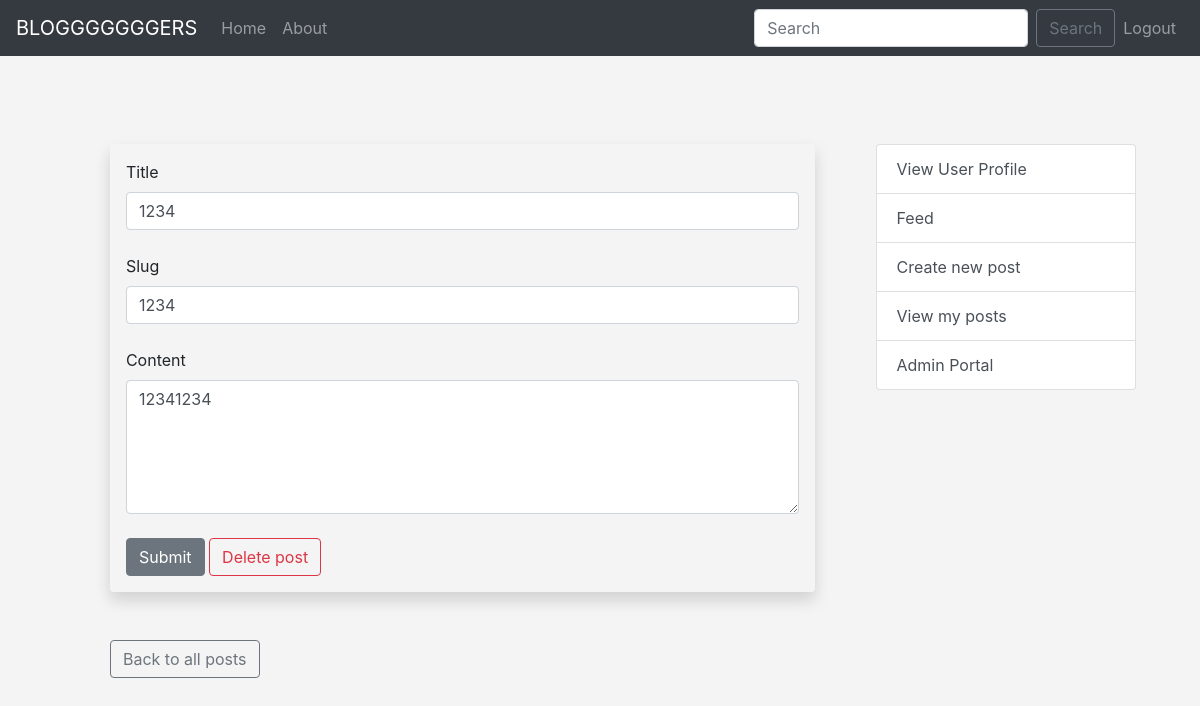
The page /posts/edit/1 (signed in) on the database as committed earlier.
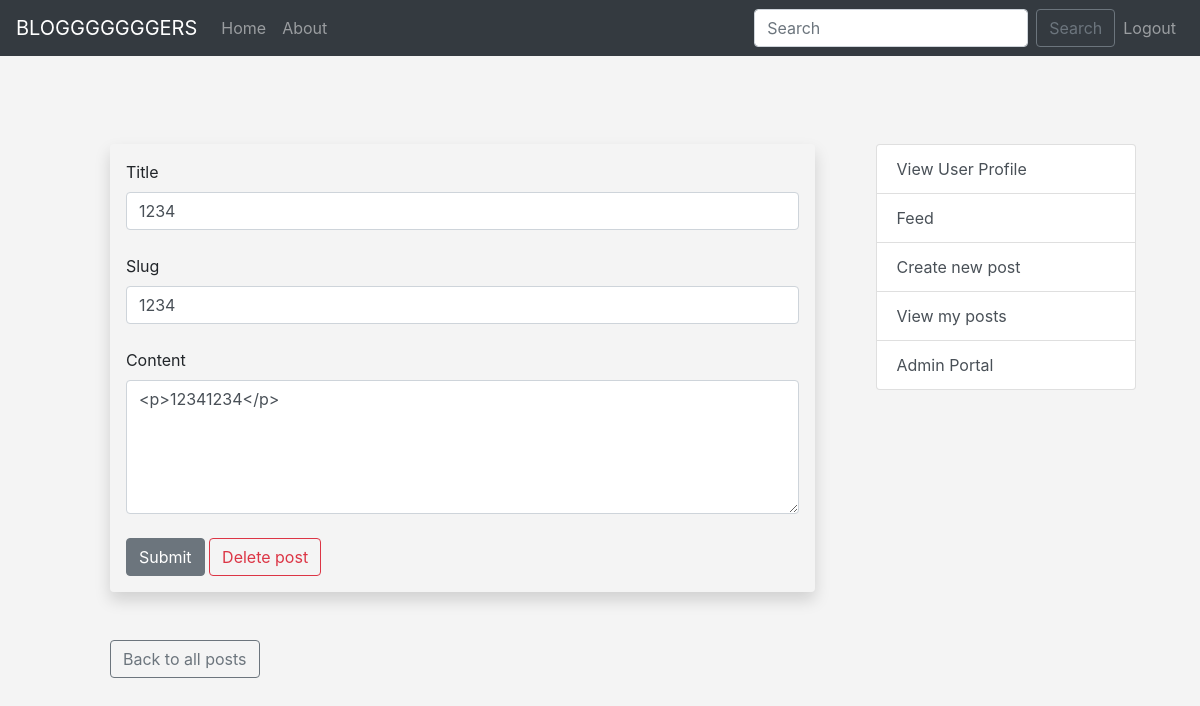
The same page on the database as committed later.
### app/models.py (models this page shows)
class Posts(db.Model):
    id = db.Column(db.Integer, primary_key=True)
    title = db.Column(db.String(255))
    content = db.Column(db.Text)
    date_posted = db.Column(db.DateTime, default=datetime.now(timezone.utc))
    slug = db.Column(db.String(255))
    poster_id = db.Column(db.Integer, db.ForeignKey('users.id'))

### app/blueprints/posts.py (the view, shortened to what this page needs)
@posts_bp.route('/edit/<int:id>', methods=['GET','POST'])
@login_required
def edit_post(id):
    post = Posts.query.get_or_404(id)
    form = PostForm()
    if current_user.id == post.poster_id or current_user.is_admin:
        form.title.data=post.title
        form.slug.data=post.slug
        form.content.data=post.content
        return render_template('posts/edit_post.html',form=form, post_id = id)
    flash("You are not authorized to edit this post")
    posts = Posts.query.order_by(Posts.date_posted.desc())
    return redirect(url_for('posts/posts.html', posts=posts))

### app/forms.py
class PostForm(FlaskForm):
    title = StringField("Title", validators=[DataRequired()])
    content = CKEditorField('Content',validators=[DataRequired()])
    author = StringField("Author")
    slug = StringField("Slug", validators=[DataRequired()])
    submit = SubmitField("Submit")

class SearchForm(FlaskForm):
    searched = StringField("Searched", validators=[DataRequired()])
    submit = SubmitField("Submit")

### app/blueprints/general.py (called while the page is built)
@login_manager.user_loader
def load_user(user_id):
    return Users.query.get(int(user_id))

@general_bp.app_context_processor
def base():
    form = SearchForm()
    return dict(form=form)

### app/templates/posts/edit_post.html (shortened to what this page needs)
{% extends 'base.html' %}
{% block content %}
  <div class="shadow p-3 mb-5 bg-body-tertiary rounded">
    <form method="POST">
        {{form.title.label(class="form-label")}}
        {{form.title(class="form-control")}}
        <br>
        {{form.slug.label(class="form-label")}}
        {{form.slug(class="form-control")}}
        <br>
        {{form.content.label(class="form-label")}}
        {{form.content(class="form-control", rows="5")}}
    {{form.submit(class="btn btn-secondary")}}
    <a class='btn btn-outline-danger btn-small' href="{{url_for('posts.delete_post',id=post_id)}}">Delete post</a>
    </form>
    </div>
    <a class='btn btn-outline-secondary btn-small' href="{{url_for('posts.posts')}}">Back to all posts</a>
{% endblock %}

Rows that differ between the two databases and show on the page:
changed Posts: content "12341234" → "<p>12341234</p>"
